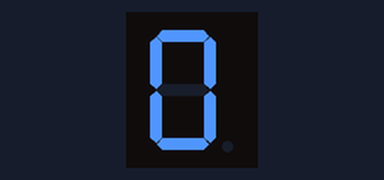
A sketch run on a simulated Arduino Uno, built with avr-gcc and run on an emulated ATmega328P. Shown: 1-digit seven-segment display. Wiring (inferred from the names in the program): 1-digit 7-segment display, segments lit when HIGH: segments pin 1, pin 2, pin 5, pin 6, pin 7, pin 3, pin 4. The segment pins are drawn as the display they are named for.

Above: at 0.1 s.
At 0.6 s:
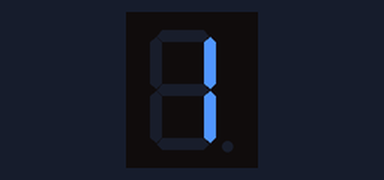
At 1.1 s:
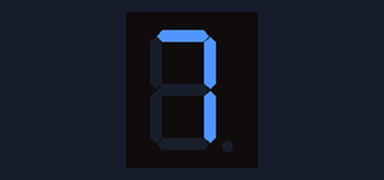
At 3.1 s:
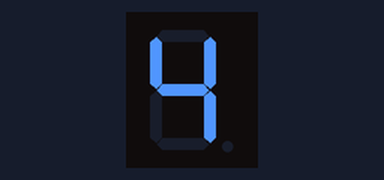
At 3.6 s:
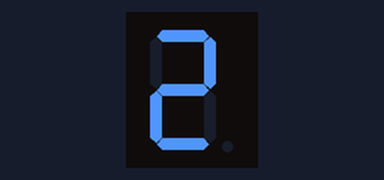
At 4.6 s:
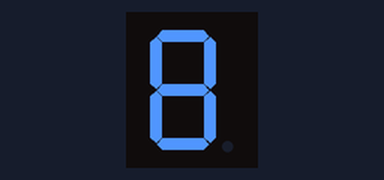

Measured:
- by itself, everything shown: repeats every 5.0 s, in 10 steps
- what the display in image 1 shows lasts 0.5 s, from 0.5 s to 1.0 s
- what the display in image 4 shows lasts 1.0 s, from 3.5 s to 4.5 s

The sketch:

phonenum.ino
```cpp
int a=1;
int b=2;
int c=5;
int d=6;
int e=7;
int f=3;
int g=4;
void teike (int y){
if ( y != 1 && y != 4)
digitalWrite ( a, HIGH);
if (y != 5 && y != 6)
digitalWrite ( b, HIGH);
if (y != 2)
digitalWrite ( c, HIGH);
if ( y != 1 && y != 7 && y != 4)
  digitalWrite (d, HIGH);
if ( y !=1 && y != 3 && y != 4 && y != 5 && y != 7)
  digitalWrite (e, HIGH);
if ( y != 1 && y != 3 && y != 7  && y != 2)
  digitalWrite (f, HIGH);
if ( y != 0 && y != 1 && y != 7)
  digitalWrite (g, HIGH);
  return;
}
void teikereset (void){
 digitalWrite ( a, LOW);
 digitalWrite ( b, LOW);
digitalWrite ( c, LOW);
digitalWrite ( d, LOW);
digitalWrite ( e, LOW);
digitalWrite ( f, LOW);
digitalWrite ( g, LOW);
}
void setup(){
pinMode ( a, OUTPUT);
pinMode (b, OUTPUT);
pinMode (c, OUTPUT);
pinMode (d, OUTPUT);
pinMode (e, OUTPUT);
pinMode (f, OUTPUT);
pinMode (g, OUTPUT);
  // put your setup code here, to run once:
}

void loop() {
  teike(0);
  delay (500);
  teikereset();
  teike(1);
  delay (500);
  teikereset();
  teike(7);
  delay (500);
  teikereset();
  teike(2);
  delay (500);
  teikereset();
  teike(0);
  delay (500);
  teikereset();
  teike(7);
  delay (500);
  teikereset();
  teike(4);
  delay (500);
  teikereset();
  teike(2);
  delay (500);
  teikereset();
  teike(2);
  delay (500);
  teikereset();
  teike(8);
  delay (500);
  teikereset();
  return;
  }
```
